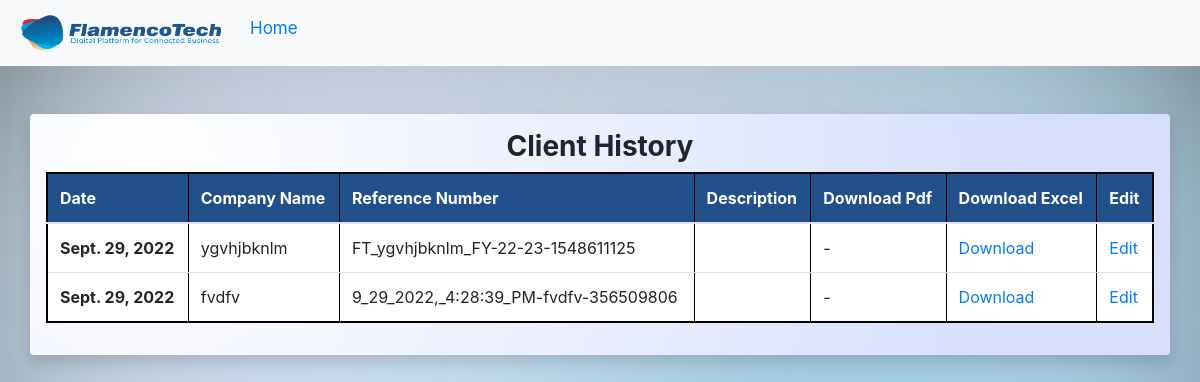
The page /admins/history/ (signed in) on the database as committed earlier.
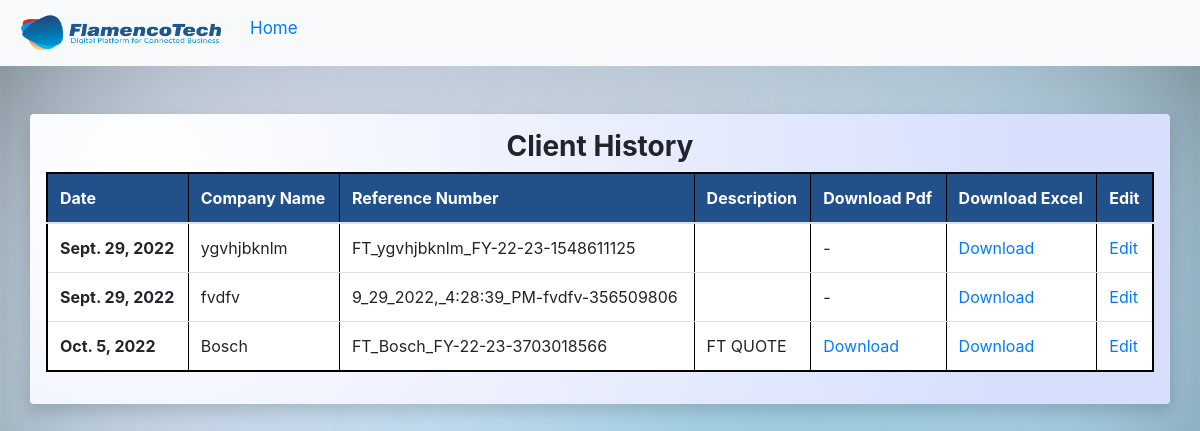
The same page on the database as committed later.
### Admin1/models.py (models this page shows)
class Quotation(models.Model):
    ref_no=models.CharField(max_length=100,primary_key=True)
    pdf = models.FileField(upload_to ='pdfs/',blank=True)
    excel = models.FileField(upload_to ='excels/')
    date=models.DateField(default=datetime.date.today())
    company_name=models.CharField(max_length=100)
    input_data=models.TextField(max_length=500)
    user_name = models.CharField(max_length=50)
    emp_name=models.CharField(max_length=50)
    _Trays2=models.CharField(max_length=200,default="")
    _Bms_Trays=models.CharField(max_length=200,default="")
    _Bms_Piping=models.CharField(max_length=200,default="")
    _Bms_Cabling=models.CharField(max_length=200,default="")
    _Bms_Sensors=models.CharField(max_length=200,default="")
    _Ddc=models.CharField(max_length=200,default="")
    _Ethernet=models.CharField(max_length=200,default="")
    _Fiber=models.CharField(max_length=200,default="")
    _Active=models.CharField(max_length=200,default="")
    _Efforts=models.CharField(max_length=200,default="")
    _Others=models.CharField(max_length=200,default="")
    _hard=models.CharField(max_length=200,default="")
    _Third_Party=models.CharField(max_length=200,default="")
    description=models.CharField(max_length=200,default="")

### Admin1/views.py (the view)
# urls.py: path('history/',views.history,name='history'),
def history(request):
	objs=Quotation.objects.filter(user_name=request.user.user_name)
	print(request.user.user_name)
	print(objs)
	context={'entries':objs}
	return render(request,'Admin1/history.html',context)

### templates/Admin1/history.html (shortened to what this page needs)
<!DOCTYPE html>
<html lang="en">
<head>
    <link rel="stylesheet" href="https://cdn.jsdelivr.net/npm/bootstrap@4.1.3/dist/css/bootstrap.min.css"
>
</head>
<body>
    <nav class="navbar navbar-expand-lg navbar-light bg-light">
      <div class="collapse navbar-collapse" id="navbarSupportedContent">
        <ul class="navbar-nav mr-auto">
            <li>
                <a class="navbar-brand" href="https://www.flamencotech.com/" target="_blank" style="display: flex;align-items: center;
                padding: 5px;">
                  <img src="/static/logo.png" alt="" width="200" height="40">
              </a>
              </li>
          <li class="nav-item active">
            <a class="nav-link text-primary" href="/admins/"
              >Home<span class="sr-only">(current)</span></a
            >
          </li>
        </ul>
      </div>
    </nav>
    <div style="width: 1200px;background-color: rgb(241, 241, 241);background: radial-gradient(circle at 10% 20%, rgb(215, 223, 252) 0%, rgb(255, 255, 255) 0%, rgb(215, 223, 252) 84%);" class="container my-5 shadow p-3 mb-5 rounded">
        <div style="text-align: center;" >
            <h3><b>Client History</b></h3>
        </div>
        <table <div >
            <form class="my-5">
                <table class="table table-secondary" border="1" style="border:2px solid rgb(0, 0, 0)">
                    <thead>
                        <tr style="background-color: #22508b;color:white">
                            <th scope="col">Date</th>
                            <th scope="col">Company Name</th>
                            <th scope="col">Reference Number</th>
                            <th scope="col">Description</th>
                            <th scope="col">Download Pdf</th>
                            <th scope="col">Download Excel</th>
                            <th scope="col">Edit</th>
                        </tr>
                    </thead>
                    <tbody style="background-color:white;">
                        {% for entry in entries %}
                        <tr>
                            <th scope="row">{{entry.date}}</th>
                            <td>{{entry.company_name}}</td>
                            <td>{{entry.ref_no}}</td>
                            <td>{{entry.description}}</td>
                            {% if entry.pdf %}
                            <td><a href="{{entry.pdf.url}}" download="{{entry.pdf.url}}">Download</a>  </td>
                            {% else %}
                            <td>-</td>
                            {% endif %}
                            <td><a href="{{entry.excel.url}}" download="{{entry.excel.url}}">Download</a></td>
                            <td><a href="{% url 'edit_quot_admin' ref_no=entry.ref_no %}">Edit</a></td>
                        </tr>
                        {% endfor %}
                    </tbody>
                </table>
            </form>
    </div>
</body>
</html>

Rows that differ between the two databases and show on the page:
added Quotation: date "Oct. 5, 2022", company_name "Bosch", ref_no "FT_Bosch_FY-22-23-3703018566", description "FT QUOTE"
